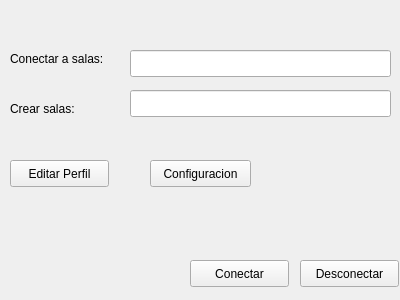
<?xml version="1.0" encoding="UTF-8"?>
<ui version="4.0">
 <class>VentanaPrincipal</class>
 <widget class="QDialog" name="VentanaPrincipal">
  <property name="geometry">
   <rect>
    <x>0</x>
    <y>0</y>
    <width>400</width>
    <height>300</height>
   </rect>
  </property>
  <property name="minimumSize">
   <size>
    <width>400</width>
    <height>300</height>
   </size>
  </property>
  <property name="maximumSize">
   <size>
    <width>400</width>
    <height>300</height>
   </size>
  </property>
  <property name="windowTitle">
   <string>ChatOsO</string>
  </property>
  <widget class="QPushButton" name="pushButtonConectar">
   <property name="enabled">
    <bool>true</bool>
   </property>
   <property name="geometry">
    <rect>
     <x>190</x>
     <y>260</y>
     <width>99</width>
     <height>27</height>
    </rect>
   </property>
   <property name="focusPolicy">
    <enum>Qt::StrongFocus</enum>
   </property>
   <property name="text">
    <string>Conectar</string>
   </property>
   <property name="autoDefault">
    <bool>false</bool>
   </property>
  </widget>
  <widget class="QPushButton" name="pushButtonDesconectar">
   <property name="geometry">
    <rect>
     <x>300</x>
     <y>260</y>
     <width>99</width>
     <height>27</height>
    </rect>
   </property>
   <property name="text">
    <string>Desconectar</string>
   </property>
   <property name="autoDefault">
    <bool>false</bool>
   </property>
  </widget>
  <widget class="QLabel" name="labelConectsalas">
   <property name="geometry">
    <rect>
     <x>10</x>
     <y>50</y>
     <width>121</width>
     <height>17</height>
    </rect>
   </property>
   <property name="text">
    <string>Conectar a salas:</string>
   </property>
  </widget>
  <widget class="QLabel" name="labelCrearSalas">
   <property name="geometry">
    <rect>
     <x>10</x>
     <y>100</y>
     <width>111</width>
     <height>17</height>
    </rect>
   </property>
   <property name="text">
    <string>Crear salas: </string>
   </property>
  </widget>
  <widget class="QLineEdit" name="lineEditConectsalas">
   <property name="geometry">
    <rect>
     <x>130</x>
     <y>50</y>
     <width>261</width>
     <height>27</height>
    </rect>
   </property>
  </widget>
  <widget class="QLineEdit" name="lineEditCrearsalas">
   <property name="geometry">
    <rect>
     <x>130</x>
     <y>90</y>
     <width>261</width>
     <height>27</height>
    </rect>
   </property>
  </widget>
  <widget class="QPushButton" name="pushButtonPerfil">
   <property name="enabled">
    <bool>true</bool>
   </property>
   <property name="geometry">
    <rect>
     <x>10</x>
     <y>160</y>
     <width>99</width>
     <height>27</height>
    </rect>
   </property>
   <property name="text">
    <string>Editar Perfil</string>
   </property>
   <property name="autoDefault">
    <bool>false</bool>
   </property>
  </widget>
  <widget class="QPushButton" name="pushButtonConfig">
   <property name="geometry">
    <rect>
     <x>150</x>
     <y>160</y>
     <width>101</width>
     <height>27</height>
    </rect>
   </property>
   <property name="text">
    <string>Configuracion</string>
   </property>
   <property name="autoDefault">
    <bool>false</bool>
   </property>
  </widget>
 </widget>
 <resources/>
 <connections/>
</ui>
